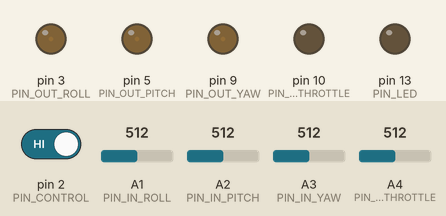
Simulated run of this sketch. Board: Arduino Uno, built with avr-gcc and run on an emulated ATmega328P. Parts: output pins drawn as LEDs (lit = HIGH). Inputs (shaded band) come from the test bench; at power-on: pin 2 (PIN_CONTROL) HIGH, A1 (PIN_IN_ROLL) = 512, A2 (PIN_IN_PITCH) = 512, A3 (PIN_IN_YAW) = 512, A4 (PIN_IN_THROTTLE) = 512.

Above: at 1.2 s.
1.3 s: pin 2 (PIN_CONTROL) driven LOW
At 2.4 s:
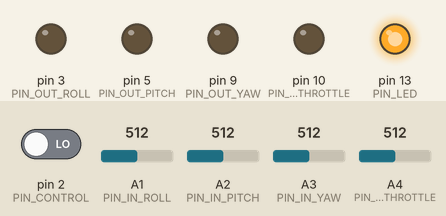
2.8 s: A1 (PIN_IN_ROLL) set to 245
At 4.62 s:
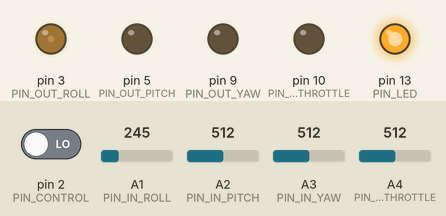
5.8 s: A2 (PIN_IN_PITCH) set to 30
At 6.12 s:
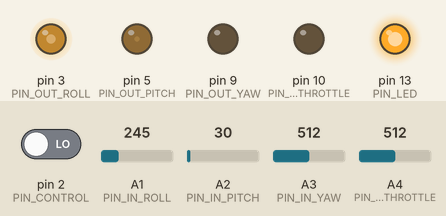
8.8 s: A3 (PIN_IN_YAW) set to 30
At 10.93 s:
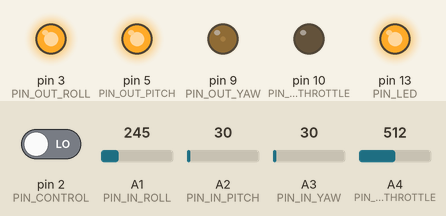
11.8 s: A3 (PIN_IN_YAW) set to 306
13.3 s: pin 2 (PIN_CONTROL) driven HIGH
At 13.8 s:
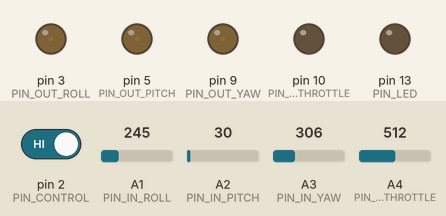
Timing chart, 0 to 15.8 s (numbered marks = the images above; inputs shaded):
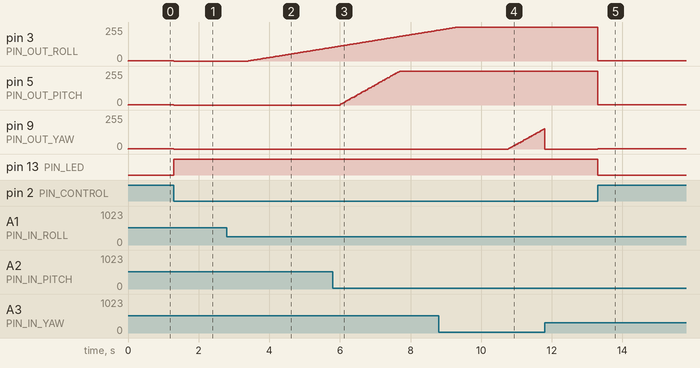

The sketch:

arduino-quadcopter-controller.ino
```cpp
// Arduino Quadcopter Controller
// Anish Athalye, Logan Engstrom
//
// Controller for Hubsan X4
// Using Arduino Uno

// using PWM output with low pass filter to output analog
// using analog inputs for feedback control to set values correctly

#define PIN_OUT_ROLL (3)
#define PIN_IN_ROLL (A1)
#define PIN_OUT_PITCH (5)
#define PIN_IN_PITCH (A2)
#define PIN_OUT_YAW (9)
#define PIN_IN_YAW (A3)
#define PIN_OUT_THROTTLE (10)
#define PIN_IN_THROTTLE (A4)

#define VOLTAGE_SCALE (5.0 / 1023.0)

#define CONTROL_HIGH (3.25) // volts
#define CONTROL_LOW (0.0) // volts
#define CONTROL_MID ((CONTROL_HIGH - CONTROL_LOW) / 2.0) // volts

#define BYTE_MAX (255)

#define LOOP_STEP (2000) // microseconds

#define PIN_LED (13)
#define PIN_CONTROL (2) // ground to enable, high to disable

float pidUpdate(float setPoint,
                float measuredValue,
                float *previousError,
                float *integral,
                unsigned long *lastSet,
                float kp,
                float ki,
                float kd) {
  unsigned long currTime = millis();
  float dt = ((float) (currTime - *lastSet)) / 1000.0; // dt in seconds
  *lastSet = currTime;
  float error = setPoint - measuredValue;
  *integral = *integral + error * dt;
  float derivative = (error - *previousError) / dt;
  float output = kp * error + ki * (*integral) + kd * derivative;
  if (output < 0.0) {
    output = 0.0;
  }
  if (output > 255.0) {
    output = 255.0;
  }
  return output;
}

float rollTarget = CONTROL_MID;
float rollError = 0;
float rollIntegral = 0;
unsigned long rollLastSet = 0;
float pitchTarget = CONTROL_MID;
float pitchError = 0;
float pitchIntegral = 0;
unsigned long pitchLastSet = 0;
float yawTarget = CONTROL_MID;
float yawError = 0;
float yawIntegral = 0;
unsigned long yawLastSet = 0;
float throttleTarget = CONTROL_LOW;
float throttleError = 0;
float throttleIntegral = 0;
unsigned long throttleLastSet = 0;

#define Kp (50.0)
#define Ki (100.0)
#define Kd (0.4)

void pid() {
  float roll = analogRead(PIN_IN_ROLL) * VOLTAGE_SCALE;
  float pitch = analogRead(PIN_IN_PITCH) * VOLTAGE_SCALE;
  float yaw = analogRead(PIN_IN_YAW) * VOLTAGE_SCALE;
  float throttle = analogRead(PIN_IN_THROTTLE) * VOLTAGE_SCALE;

  float rollOutput = pidUpdate(rollTarget, roll, &rollError, &rollIntegral, &rollLastSet, Kp, Ki, Kd);
  float pitchOutput = pidUpdate(pitchTarget, pitch, &pitchError, &pitchIntegral, &pitchLastSet, Kp, Ki, Kd);
  float yawOutput = pidUpdate(yawTarget, yaw, &yawError, &yawIntegral, &yawLastSet, Kp, Ki, Kd);
  float throttleOutput = pidUpdate(throttleTarget, throttle, &throttleError, &throttleIntegral, &throttleLastSet, Kp, Ki, Kd);

  analogWrite(PIN_OUT_ROLL, rollOutput);
  analogWrite(PIN_OUT_PITCH, pitchOutput);
  analogWrite(PIN_OUT_YAW, yawOutput);
  analogWrite(PIN_OUT_THROTTLE, throttleOutput);
}

void receiveCommands() {
  // commands are two bytes, of the form XY
  // X is a single character, 'R', 'P', 'Y', 'T'
  // for roll, pitch, yaw, throttle
  // Y is a single byte, 0x00 to 0xff
  // for roll, pitch, yaw, 0x00 is min, 0x80 is center, 0xff is max
  // for throttle, 0x00 is min and 0xff is max
  while (Serial.available() > 1) {
    byte channel = Serial.read();
    if (channel != 'R' && channel != 'P' && channel != 'Y' && channel != 'T') {
      // this shouldn't happen
      // something weird is going on -- maybe we're out of sync
      // let's skip this byte and keep going
      continue;
    }
    byte value = Serial.read();
    switch (channel) {
      case 'R':
        // roll control is inverted
        rollTarget = CONTROL_HIGH * (BYTE_MAX - value) / BYTE_MAX;
        break;
      case 'P':
        // pitch control is inverted
        pitchTarget = CONTROL_HIGH * (BYTE_MAX - value) / BYTE_MAX;
        break;
      case 'Y':
        yawTarget = CONTROL_HIGH * value / BYTE_MAX;
        break;
      case 'T':
        throttleTarget = CONTROL_HIGH * value / BYTE_MAX;
        break;
    }
  }
}

bool controlEnabled = 0;

void controlOff() {
  analogWrite(PIN_OUT_ROLL, CONTROL_MID);
  analogWrite(PIN_OUT_PITCH, CONTROL_MID);
  analogWrite(PIN_OUT_YAW, CONTROL_MID);
  analogWrite(PIN_OUT_THROTTLE, CONTROL_LOW);
  controlEnabled = 0;
}

void controlOn() {
  if (controlEnabled == 0) {
    unsigned long now = millis();
    rollError = 0;
    rollIntegral = 0;
    rollLastSet = now;
    pitchError = 0;
    pitchIntegral = 0;
    pitchLastSet = now;
    yawError = 0;
    yawIntegral = 0;
    yawLastSet = now;
    throttleError = 0;
    throttleIntegral = 0;
    throttleLastSet = now;
  }
  controlEnabled = 1;
}


void loop() {
  static unsigned long prevLoopTime = 0;
  unsigned long time = micros();
  while (time - prevLoopTime < LOOP_STEP && time > prevLoopTime) {
    time = micros(); // busy wait
  }
  prevLoopTime = time;

  receiveCommands();
  if (digitalRead(PIN_CONTROL) == LOW) {
    digitalWrite(PIN_LED, HIGH);
    controlOn();
    pid();
  } else {
    digitalWrite(PIN_LED, LOW);
    controlOff();
  }
}

void setup() {
  // initialize the LED pin as an output:
  pinMode(PIN_LED, OUTPUT);
  // initialize the pushbutton pin as an input:
  pinMode(PIN_CONTROL, INPUT);
  controlOff();

  Serial.begin(9600); // init serial connection at 9600 baud
}
```

Measured:
- after the input at 1.3 s, pin 3 (PIN_OUT_ROLL), pin 5 (PIN_OUT_PITCH), pin 9 (PIN_OUT_YAW): 1/255 → 0/255 at once; pin 13 (PIN_LED): LOW → HIGH at once
- after the input at 2.8 s, pin 3 (PIN_OUT_ROLL): moves from 0/255 to 103/255 over 2.4 s, starting after 0.60 s
- after the input at 5.8 s, pin 5 (PIN_OUT_PITCH): moves from 0/255 to 255/255 over 1.7 s, starting after 0.20 s
- after the input at 8.8 s, pin 9 (PIN_OUT_YAW): moves from 0/255 to 153/255 over 1.0 s, starting after 2.0 s
- after the input at 13.3 s, pin 3 (PIN_OUT_ROLL), pin 5 (PIN_OUT_PITCH): 255/255 → 1/255 at once; pin 9 (PIN_OUT_YAW): 0/255 → 1/255 at once; pin 13 (PIN_LED): HIGH → LOW at once
